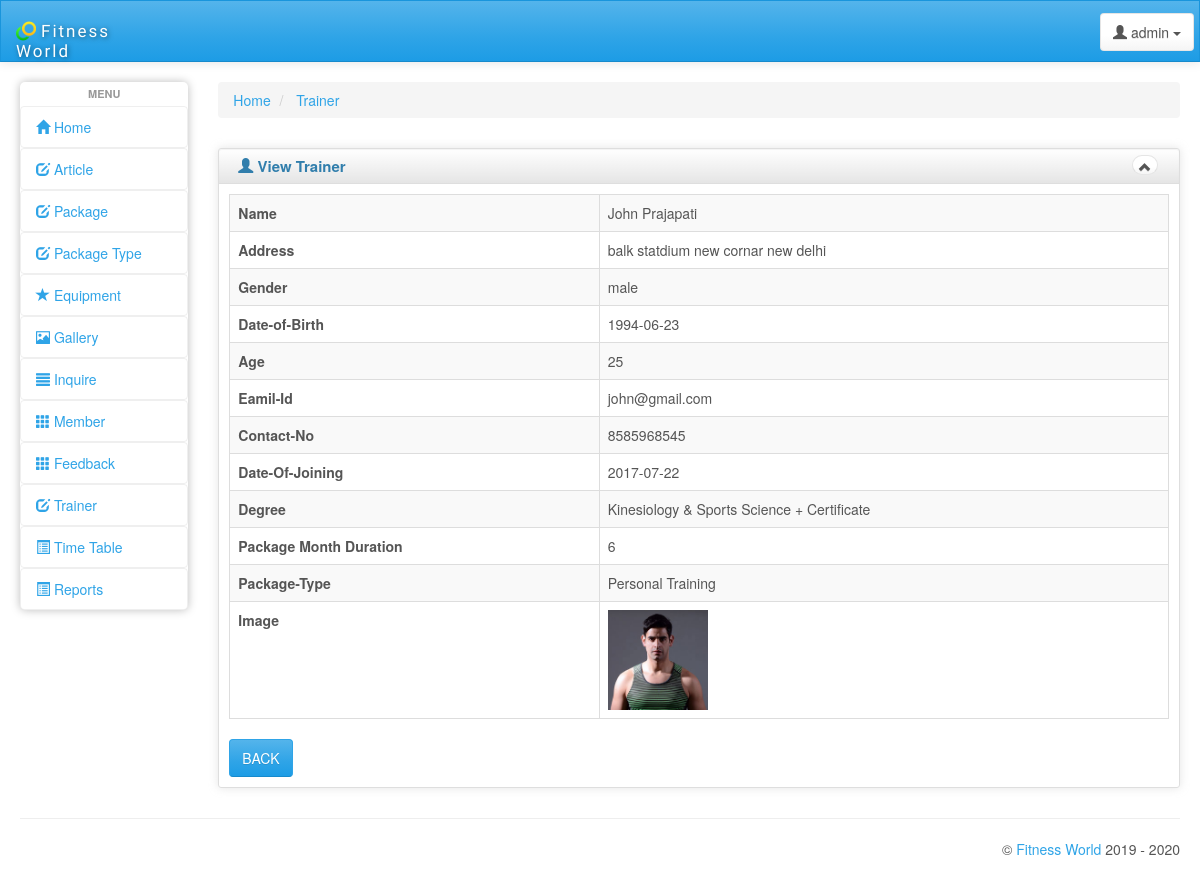
The app's page /admin/view_trainer.php?id=1 (signed in) with its own data.
### tables this page shows
CREATE TABLE IF NOT EXISTS `trainer` (
  `ID` int(5) NOT NULL AUTO_INCREMENT,
  `name` varchar(30) NOT NULL,
  `address` varchar(500) NOT NULL,
  `gender` varchar(5) NOT NULL,
  `dob` varchar(10) NOT NULL,
  `age` int(5) NOT NULL,
  `email` varchar(50) NOT NULL,
  `contact` bigint(11) NOT NULL,
  `doj` varchar(10) NOT NULL,
  `degree` varchar(100) NOT NULL,
  `class_ID` int(5) NOT NULL,
  `class_type_ID` int(5) NOT NULL,
  `image` varchar(500) NOT NULL,
  PRIMARY KEY (`ID`)
);

CREATE TABLE IF NOT EXISTS `package` (
  `ID` int(5) NOT NULL AUTO_INCREMENT,
  `class` int(200) NOT NULL,
  PRIMARY KEY (`ID`)
);

CREATE TABLE IF NOT EXISTS `package_type` (
  `ID` int(5) NOT NULL AUTO_INCREMENT,
  `class` int(30) NOT NULL,
  `class_type` varchar(30) NOT NULL,
  `Details` varchar(1500) NOT NULL,
  `time_duration` varchar(50) NOT NULL,
  `fees` bigint(10) NOT NULL,
  PRIMARY KEY (`ID`)
);

### admin/view_trainer.php (the view, shortened to what this page needs)
<!DOCTYPE html>
<html lang="en">
<head>
    <link id="bs-css" href="css/bootstrap-cerulean.min.css" rel="stylesheet">
    <link href="css/charisma-app.css" rel="stylesheet">
    <link href='bower_components/fullcalendar/dist/fullcalendar.css' rel='stylesheet'>
    <link href='bower_components/fullcalendar/dist/fullcalendar.print.css' rel='stylesheet' media='print'>
    <link href='bower_components/chosen/chosen.min.css' rel='stylesheet'>
    <link href='bower_components/colorbox/example3/colorbox.css' rel='stylesheet'>
    <link href='bower_components/responsive-tables/responsive-tables.css' rel='stylesheet'>
    <link href='bower_components/bootstrap-tour/build/css/bootstrap-tour.min.css' rel='stylesheet'>
    <link href='css/jquery.noty.css' rel='stylesheet'>
    <link href='css/noty_theme_default.css' rel='stylesheet'>
    <link href='css/elfinder.min.css' rel='stylesheet'>
    <link href='css/elfinder.theme.css' rel='stylesheet'>
    <link href='css/jquery.iphone.toggle.css' rel='stylesheet'>
    <link href='css/uploadify.css' rel='stylesheet'>
    <link href='css/animate.min.css' rel='stylesheet'>
</head>
<body>
   <?php include"header.php";?>
        <div id="content" class="col-lg-10 col-sm-10">
                <div>
        <ul class="breadcrumb">
            <li>
                <a href="#">Home</a>
            </li>
            <li>
                <a href="#">Trainer</a>
            </li>
        </ul>
    </div>
    <div class="row">
    <div class="box col-md-12">
    <div class="box-inner">
    <div class="box-header well" data-original-title="">
        <h2><i class="glyphicon glyphicon-user"></i> View Trainer</h2>
        <div class="box-icon">
            <a href="#" class="btn btn-minimize btn-round btn-default"><i
                    class="glyphicon glyphicon-chevron-up"></i></a>
        </div>
    </div>
    <div class="box-content">
    <table class="table table-striped table-bordered bootstrap-datatable datatable responsive">
	<?php
$q="SELECT * from trainer where ID='".$_GET['id']."'";
$run=mysql_query($q) or die(mysql_error());
while($row = mysql_fetch_assoc( $run ))
{
	$name=$row['name'];
	$email=$row['email'];
	$address=$row['address'];
	$gender=$row['gender'];
	$dob=$row['dob'];
	$age=$row['age'];
	$contact=$row['contact'];
	$package_id=$row['class_ID'];
	$degree=$row['degree'];
	$package_type_id=$row['class_type_ID'];
	$doj=$row['doj'];
	$image=$row['image'];
	$result1 = mysql_query("SELECT * FROM package WHERE ID=$package_id")or die(mysql_error());
				$row1 = mysql_fetch_array($result1);
				if($row1)
				{
					$package=$row1['class'];
					$result2 = mysql_query("SELECT * FROM package_type WHERE ID=$package_type_id")or die(mysql_error());
					$row2 = mysql_fetch_array($result2);
					if($row2)
					{
						$package_type=$row2['class_type'];
						?>
							<tr>
								<th>Name</th>
								<td><?php echo $name; ?></td>
							</tr>
							<tr>
								<th>Address</th>
								<td><?php echo $address;?></td>
							</tr>
							<tr>
								<th>Gender</th>
								<td><?php echo $gender;?></td>
							</tr>
							<tr>
								 <th>Date-of-Birth</th>
								 <td><?php echo $dob;?></td>
							</tr>
							<tr>
								 <th>Age</th>
								 <td><?php echo $age;?></td>
							</tr>
							<tr>
								 <th>Eamil-Id</th>
								 <td><?php echo $email; ?></td>
								</tr>
							<tr>
								 <th>Contact-No</th>
								 <td><?php echo $contact;?></td>
							</tr>
							<tr>
								 <th>Date-Of-Joining</th>
								 <td><?php echo $doj;?></td>
							</tr>
							<tr>
								 <th>Degree</th>
								 <td><?php echo $degree;?></td>
							</tr>
							<tr>
								 <th>Package Month Duration</th>
								 <td><?php echo $package;?></td>
							</tr>
							<tr>
								 <th>Package-Type</th>
								 <td><?php echo $package_type;?></td>
							</tr>
							<tr>
								 <th>Image</th>
								 <td><img src="trainer/<?php echo $image;?>" height="100px" width="100px"/></td>
							</tr>
			  <?php }
			}
}?>
    </table>
	<form name="frm" method="post" action="manage_trainer.php">
					  <div class="form-actions">
							<button type="submit" name="back" class="btn btn-primary">BACK</button>
					   </div>
					   </form>
    </div>
    </div>
    </div>
    </div>
    </div>
</div>
    <hr>
  <?php include"footer.php"; ?>
</div>
</body>
</html>

### admin/css/charisma-app.css (style rules this page uses)
.box { margin-top: 10px; margin-bottom: 10px; }
.box-inner { border: 1px solid #DEDEDE; border-radius: 3px; -webkit-border-radius: 3px; -moz-border-radius: 3px; box-shadow: 0 0 10px rgba(189, 189, 189, 0.4); -webkit-box-shadow: 0 0 10px rgba(189, 189, 189, 0.4); -moz-box-shadow: 0 0 10px rgba(189, 189, 189, 0.4); }
.box-header { border: none; padding-top: 5px; border-bottom: 1px solid #DEDEDE; border-radius: 3px 3px 0 0; -webkit-border-radius: 3px 3px 0 0; -moz-border-radius: 3px 3px 0 0; height: 35px; min-height: 35px !important; margin-bottom: 0; font-weight: bold; font-size: 16px; background: -moz-linear-gradient(top, rgba(255, 255, 255, 0) 0%, rgba(0, 0, 0, 0.1) 100%); background: -webkit-gradient(linear, left top, left bottom, color-stop(0%, rgba(255, 255, 255, 0)), color-stop(100%, rgba(0, 0, 0, 0.1))); background: -webkit-linear-gradient(top, rgba(255, 255, 255, 0) 0%, rgba(0, 0, 0, 0.1) 100%); background: -o-linear-gradient(top, rgba(255, 255, 255, 0) 0%, rgba(0, 0, 0, 0.1) 100%); background: -ms-linear-gradient(top, rgba(255, 255, 255, 0) 0%, rgba(0, 0, 0, 0.1) 100%); background: linear-gradient(to bottom, rgba(255, 255, 255, 0) 0%, rgba(0, 0, 0, 0.1) 100%); filter: progid:DXImageTransform.Microsoft.gradient(startColorstr='#00ffffff', endColorstr='#1a000000', GradientType=0); }
.box-header h2 { font-size: 15px; width: auto; clear: none; float: left; line-height: 25px; white-space: nowrap; font-weight: bold; margin-top: 0; margin-bottom: 0; }
.box-header h2 > i { margin-top: 1px; }
.box-icon { float: right; }
.box-icon a { clear: none; float: left; margin: 0 2px; height: 20px; width: 5px; margin-top: 1px; }
.box-icon a i { margin-left: -6px; top: -1px; }
.box-content { padding: 10px; }
.btn-round { border-radius: 40px; -webkit-border-radius: 40px; -moz-border-radius: 40px; font-size: 12px; padding-top: 4px; }
@media only screen and (min-width: 980px) { a, button, input[type=submit], input[type=button], .product-img { -webkit-transition: .5s; -moz-transition: .5s; -ms-transition: .5s; -o-transition: .5s; transition: .5s; } }

### admin/bower_components/responsive-tables/responsive-tables.css (style rules this page uses)
table th { font-weight: bold; }
table td, table th { padding: 9px 10px; text-align: left; }

### records on screen
trainer: name "John Prajapati", address "balk statdium new cornar new delhi", gender "male", dob "1994-06-23", age "25", email "john@gmail.com", contact "8585968545", doj "2017-07-22", degree "Kinesiology & Sports Science + Certificate", package.class "6", package_type.class_type "Personal Training", image (picture)
